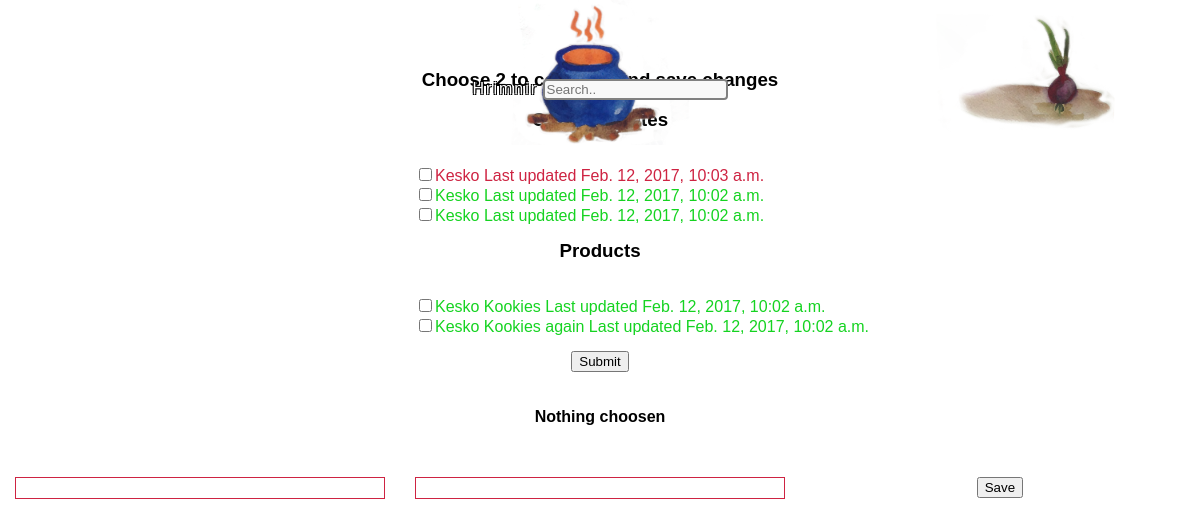
/compare_edits/ (signed in), run on an earlier commit of the app's database.
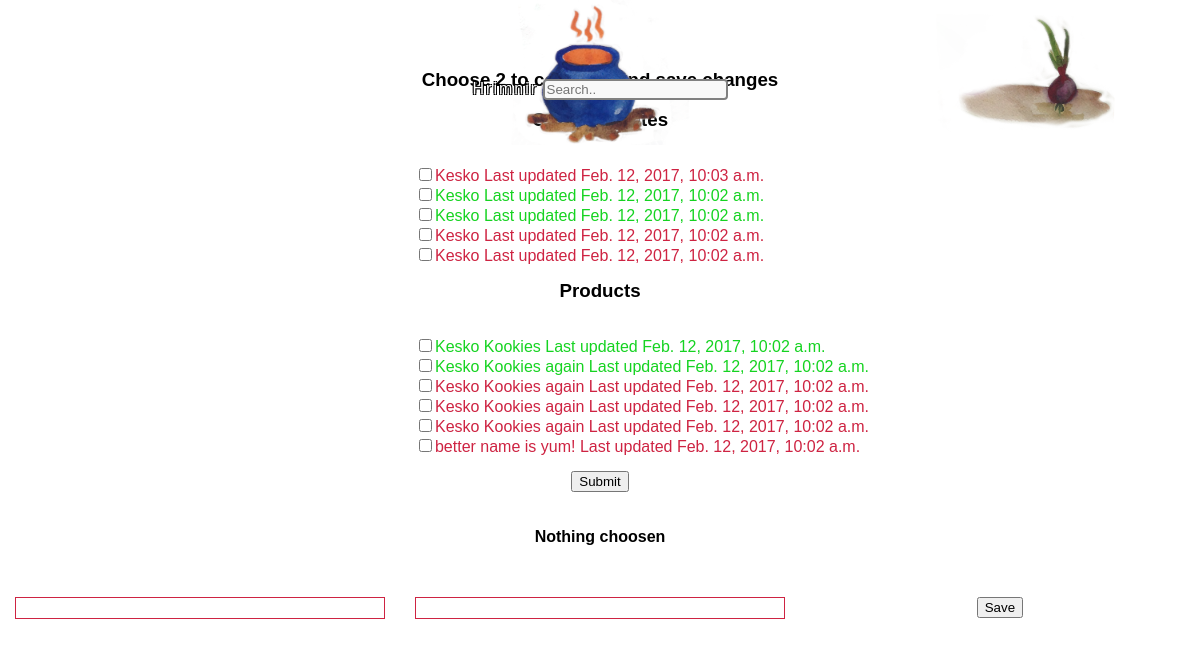
And on a later commit of the database.
### thesite/models.py (models this page shows, shortened)
class Conglomerate(models.Model):  # But each Conglomerate can make many products
    name = models.CharField(max_length=100)
    category = models.CharField(max_length=100)
    text = models.CharField(max_length=1000)
    sustainability = models.CharField(max_length=1000, blank=True)
    employees = models.CharField(max_length=1000, blank=True)
    last_updated = models.DateTimeField(default=datetime.datetime.now)
    num_stars = models.IntegerField() # out of five
    approved_edit = models.BooleanField(default=False)
    pass

class Product(models.Model):  # Each product has one Conglomerate
    conglomerate = models.ForeignKey(Conglomerate, on_delete=models.CASCADE, null=True, blank=True)
    certificatons = models.ManyToManyField(Cert, blank=True)
    name = models.CharField(max_length=100)
    category = models.CharField(max_length=100)
    text = models.CharField(max_length=1000)
    last_updated = models.DateTimeField(default=datetime.datetime.now)
    num_stars = models.IntegerField() # out of five
    approved_edit = models.BooleanField(default=False)
    class Meta:
        ordering = ('name',)
    pass

### thesite/views.py (the view, shortened to what this page needs)
# urls.py: url(r'^compare_edits/', views.compare_edits, name='compare_edits'),
@login_required
def compare_edits(request):
    data = { 'products': Product.objects.all(), 'conglomerates': Conglomerate.objects.all(),'info' : [],
             'message_0': "Nothing choosen", 'message_1': "", 'style': "", 'l_left': "", 'l_right': "",
             'zipped': "", 'zipped_repeat': ""}
    return render(request, 'thesite/compare_edits.html', data)

### thesite/templates/thesite/compare_edits.html (shortened to what this page needs)
{% extends 'thesite/index.html' %}
{% block content %}
<div class="spacer"></div>
<h3 class="centered">Choose 2 to compare and save changes</h3>
<form action="" method="POST">
  <div>
      <h3 class="centered">Conglomerates</h3>
        <div class="col-4">
        </div>
        <div class="col-8 approval">
          <ul>
              {% for c in conglomerates %}
              <li {% if not c.approved_edit %} style="color: #ce2342;" {% endif %}>
                <input type="checkbox" name="checkbox" value="{{ c.pk }}"
                {% if c.pk in info %}checked{% endif %}>{{ c.name }} Last updated {{ c.last_updated }}
              </li>
              {% endfor %}
        </div>
  </div>
  <div>
      <h3 class="centered" id="submit">Products</h3>
        <div class="col-4">
        </div>
        <div class="col-8 approval">
          <ul>
              {% for p in products %}
              <li {% if not p.approved_edit %} style="color: #ce2342;" {% endif %}>
                <input type="checkbox" name="checkbox" value="{{ p.pk }}"
                {% if p.pk in info %}checked{% endif %}>{{ p.name }} Last updated {{ p.last_updated }}
                {% if p.approved_edit %}  {% else %} {% endif %}</li>
              {% endfor %}
          </ul>
        </div>
  </div>
  <div class="centered">
    <button type="submit" name="action_1" value="checkboxes">Submit</button>
  </div>
<div>
    {% if message_1 == "" %}
    <h4 class="col-12 centered">{{ message_0 }}</h4>
    {% endif %}
</div>
<div>
    <div class="col-4">
      <div class="
        {% if message_0.approved_edit %}
        approved
        {% else %}
        not-approved
        {% endif %}">
        </div>
    </div>
    <div class="col-4">
      <div class="
        {% if message_1.approved_edit %}
        approved
        {% else %}
        not-approved
        {% endif %}">
      </div>
    </div>
    <div class="col-4">
          <div class="centered">
              <button type="submit" name="action_2" value="form-submit">Save</button>
          </div>
      </form>
{% endblock %}

### thesite/templates/thesite/index.html (shortened to what this page needs)
<!DOCTYPE html>
{% load staticfiles %}
<html lang="en">
  <head>
    <link rel="stylesheet" href="/static/css/base.css">
  </head>
  <body>
        <div class="col-12 nav-bar desktop centered">
            <img src="/static/images/kettle.png" id="nav-image">
            <ul>
                    <li><a href="{% url 'the_story' %}" id="home-button">Hrimnir</a></li>
                    <li><form><input id="search-form" type="text" name="search" placeholder="Search.."></form></li>
                    <div class="dropdown desktop">
                        <img src="/static/images/onion_free.png" id="user-image">
                    </div>
            </ul>
        </div>
              {% block content %}
              {% endblock %}
  </body>
</html>

### thesite/static/css/base.css (style rules this page uses)
html { font-family: "Lucida Sans", sans-serif; }
ul { list-style-type: none; margin: 0; padding: 0; }
body { margin: 0; padding: 0; }
a:link { color: #1b3ce2; text-decoration: none; }
.approval li { color: #15d321; }
.not-approved { padding: 10px 10px 10px 10px; border: solid #ce2342; border-width: thin; }
#search-form { box-sizing: border-box; border: 2px solid grey; border-radius: 4px; background-color: #f8f8f8; }
* { box-sizing: border-box; }
[class*="col-"] { width: 100%; }
@media only screen and (min-width: 500px) { .col-4 { width: 33.33%; } }
@media only screen and (min-width: 500px) { .col-8 { width: 66.66%; } }
@media only screen and (min-width: 500px) { .col-12 { width: 100%; } }
@media only screen and (min-width: 500px) { .nav-bar.desktop { position: fixed; top: -90px; } }
@media only screen and (min-width: 500px) { #nav-image { height: 150px; z-index: -1; position: relative; top: 70px; } }
@media only screen and (min-width: 500px) { #home-button { color: white; letter-spacing: 2px; text-shadow: -1px -1px 0 #000, 1px -1px 0 #000, -1px 1px 0 #000, 1px 1px 0 #000; } }
@media only screen and (min-width: 500px) { #user-image { height: 150px; z-index: -1; position: relative; top: -90px; right: -30px; } }
@media only screen and (min-width: 500px) { .nav-bar li { display: inline-block; top: 300px; } }
@media only screen and (min-width: 500px) { .spacer { height: 50px; } }
[class*="col-"] { float: left; padding: 15px; }
.centered { text-align: center; }
.dropdown.desktop { position: fixed; display: inline-block; right: 7%; }

What changed in the data, as far as the page shows it:
added Conglomerate: name "Kesko", last_updated "Feb. 12, 2017, 10:02 a.m."
added Conglomerate: name "Kesko", last_updated "Feb. 12, 2017, 10:02 a.m."
added Product: name "Kesko Kookies again", last_updated "Feb. 12, 2017, 10:02 a.m."
added Product: name "Kesko Kookies again", last_updated "Feb. 12, 2017, 10:02 a.m."
added Product: name "Kesko Kookies again", last_updated "Feb. 12, 2017, 10:02 a.m."
added Product: name "better name is yum!", last_updated "Feb. 12, 2017, 10:02 a.m."
